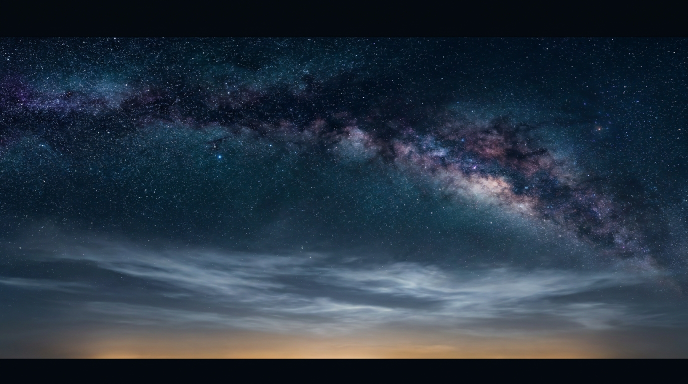
#> input picture src/tex/sky_a.png, 1376 x 768 px, found by its file name (shown at 1/2 size); its folder holds 7 pictures in this run
$ python build_sky.py
#> lines starting #> are read from the running program, lines starting #| are printed output that depends on the picture
"""(v23) THE SKY: a full 360-degree night sky dome + a separate, always-round half moon.

Inputs (Meshy text-to-image, made once, kept in tex/): tex/sky_a.png, tex/sky_b.png (two wide night-sky photos, horizon at the bottom edge),
tex/moon_src.png (a half moon on black).
Outputs: out/glb/sp_sky.glb (inside-out sphere, unlit, radius 480 m), out/sky_moon.png (moon with transparency), out/sky_moonglow.png.

How the panorama is put together (equirectangular, 4096 x 2048, horizon on the middle row):
  - photo A covers the half of the sky behind the building (-z), photo B the half behind the boardwalk (+z); they overlap 16 degrees at
    both joins and cross-fade there, so there is no seam
  - each photo covers elevation 0..72 degrees; above that the sky fades smoothly into a star field drawn for the dome (stars stay round
    right up to the top, no pinching)
  - along the horizon: a soft misty glow fading into the dark below (no painted trees).
"""
import math, os, numpy as np
from PIL import Image, ImageFilter
from glb import *

TEX = '/home/claude/spire/tex/'
OUT = '/home/claude/spire/out/'
W, H = 4096, 2048
rng = np.random.default_rng(11)

def load(name, crop):
#> called with name = 'sky_a.png', crop = (0, 78, 1376, 713)
    im = Image.open(TEX + name).convert('RGB').crop(crop)
    return np.asarray(im).astype(np.float32) / 255.0

A = load('sky_a.png', (0, 78, 1376, 713))
B = load('sky_b.png', (72, 71, 1303, 696))
#> call 2 of load, with name = 'sky_b.png', crop = (72, 71, 1303, 696)
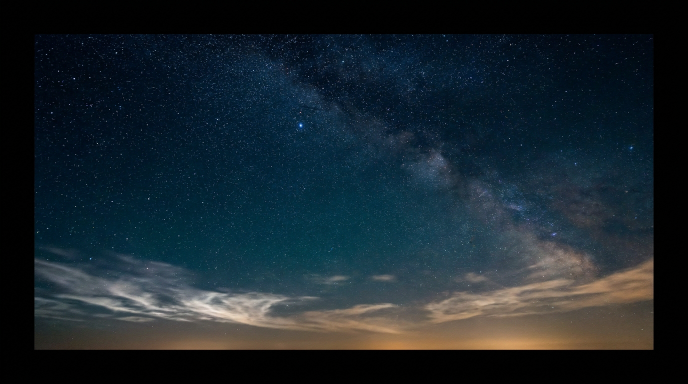
#> input picture src/tex/sky_b.png, 1376 x 768 px, found by its file name (shown at 1/2 size)

def sample(img, u, v):
    """bilinear sample img at normalized u (0..1 left->right), v (0..1 top->bottom); arrays"""
    h, w, _ = img.shape
#> h = 635; w = 1376
    x = np.clip(u * (w - 1), 0, w - 1); y = np.clip(v * (h - 1), 0, h - 1)
    x0 = np.floor(x).astype(int); y0 = np.floor(y).astype(int); x1 = np.minimum(x0 + 1, w - 1); y1 = np.minimum(y0 + 1, h - 1)
#> after `y0 = np.floor(y).astype(int)`:
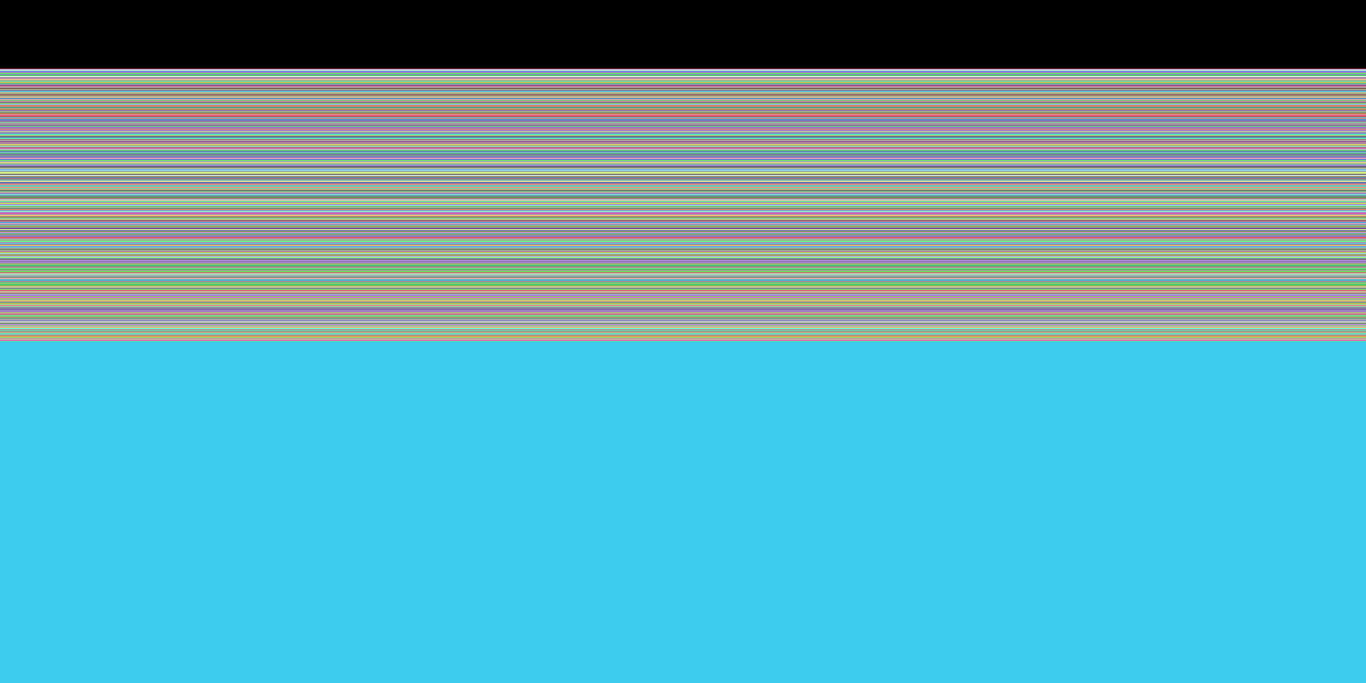
#> y0: shape (2048, 4096) int64 (shown at 1/3 size); 635 distinct labels, from 0 to 634; one colour per label, 0 black
#> after `y1 = np.minimum(y0 + 1, h - 1)`:
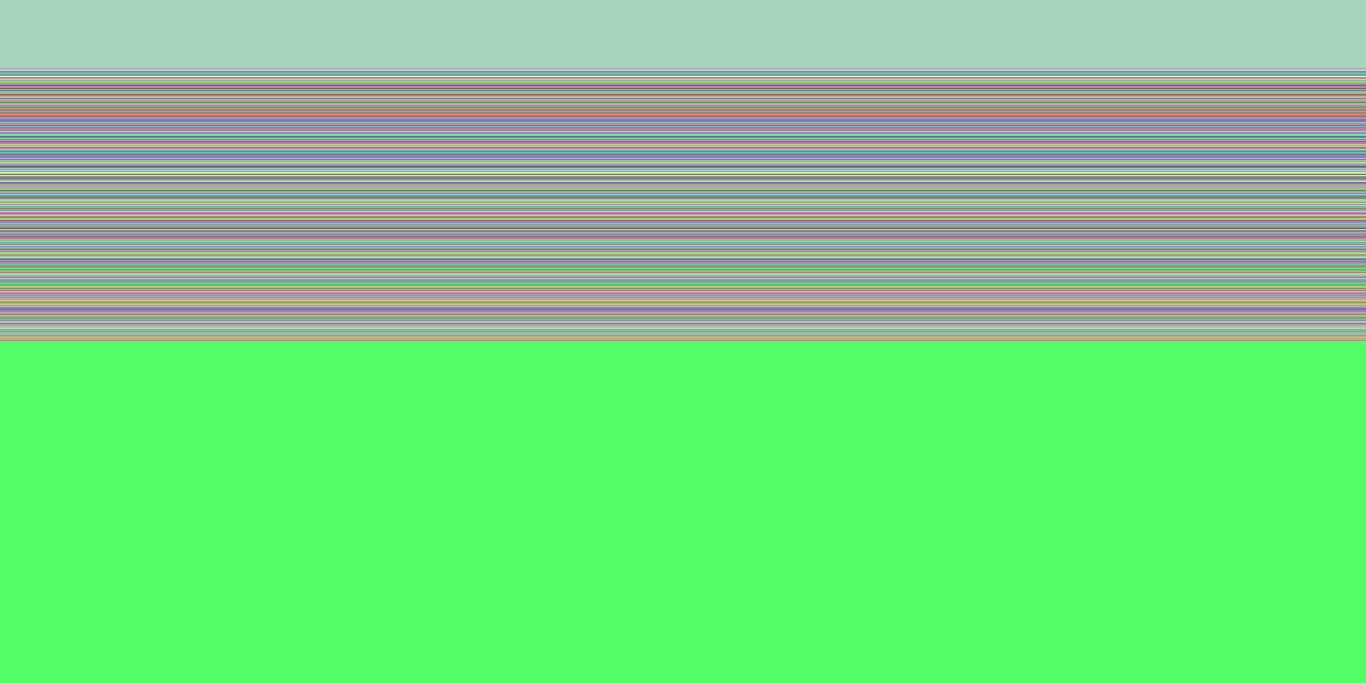
#> y1: shape (2048, 4096) int64 (shown at 1/3 size); 634 distinct labels, from 1 to 634; one colour per label, 0 black
    fx = (x - x0)[..., None]; fy = (y - y0)[..., None]
    return (img[y0, x0] * (1 - fx) * (1 - fy) + img[y0, x1] * fx * (1 - fy) + img[y1, x0] * (1 - fx) * fy + img[y1, x1] * fx * fy)
#> returned value: shape (2048, 4096, 3) float64

# azimuth of every column: 0 deg = -z (behind the building, what you face walking in), increasing clockwise seen from above
cols = np.arange(W); rows = np.arange(H)
az = (cols + 0.5) / W * 360.0                       # 0..360
el = 90.0 - (rows + 0.5) / H * 180.0                # +90 (top) .. -90
AZ, EL = np.meshgrid(az, el)

E_TOP = 72.0                                       # the photos cover 0..E_TOP degrees
OV = 16.0                                          # overlap at the joins
def band(img, a0):
    """img spread over azimuth a0-OV/2 .. a0+180+OV/2; returns colour + weight (cross-fade ramps at both ends)"""
    span = 180.0 + OV
    da = (AZ - (a0 - OV / 2)) % 360.0
    inside = da <= span
    u = da / span; v = 1.0 - np.clip(EL / E_TOP, 0, 1)
    col = sample(img, u, v)
    w = np.clip(np.minimum(da, span - da) / OV, 0, 1) * inside
    return col, w

ca, wa = band(A, 270.0)                            # photo A centred on azimuth 0 (behind the building)
cb, wb = band(B, 90.0)                             # photo B centred on azimuth 180 (behind the boardwalk)
#> in sample (call 2), `y0 = np.floor(y).astype(int)`:
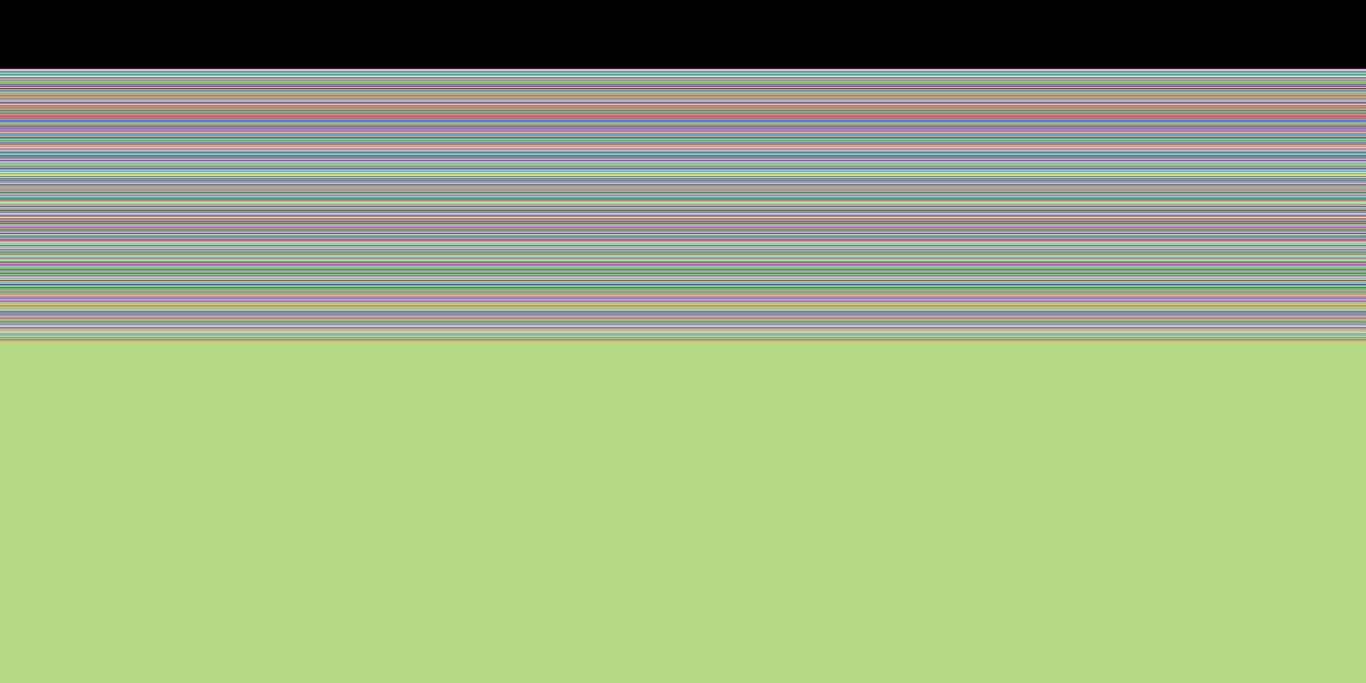
#> y0: shape (2048, 4096) int64 (shown at 1/3 size); 625 distinct labels, from 0 to 624; one colour per label, 0 black
#> in sample (call 2), `y1 = np.minimum(y0 + 1, h - 1)`:
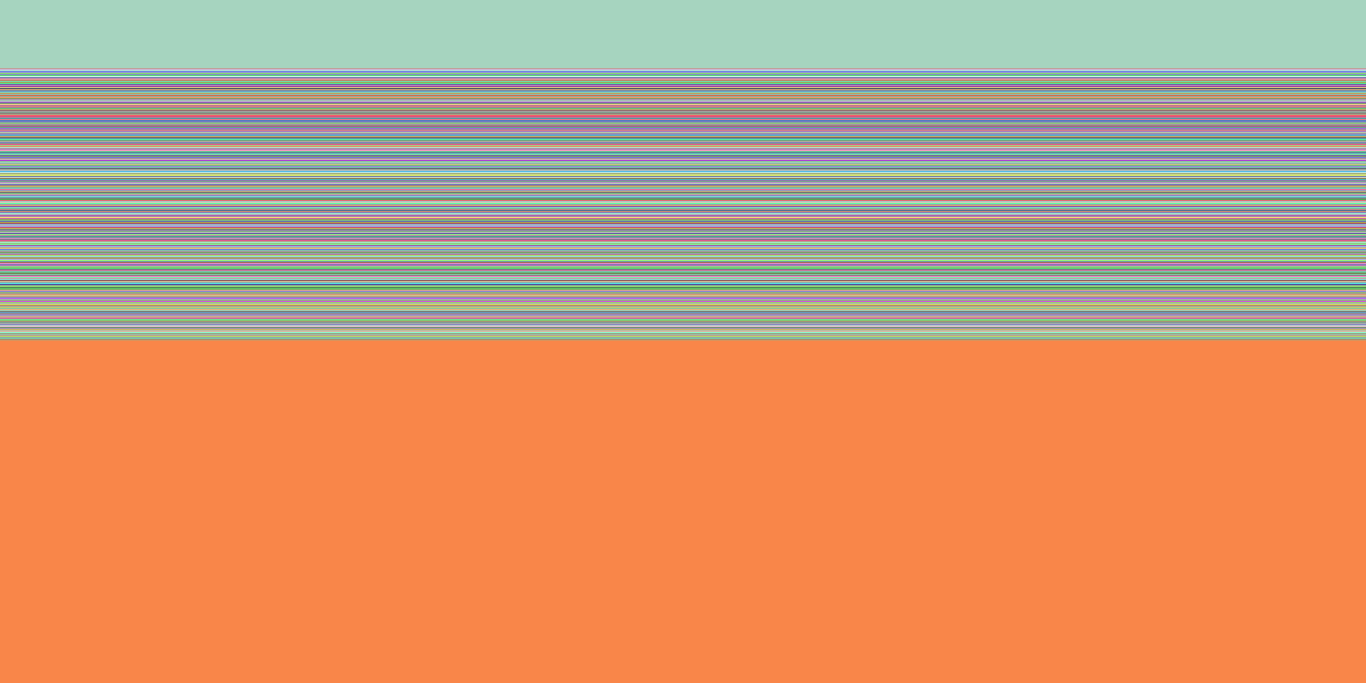
#> y1: shape (2048, 4096) int64 (shown at 1/3 size); 624 distinct labels, from 1 to 624; one colour per label, 0 black
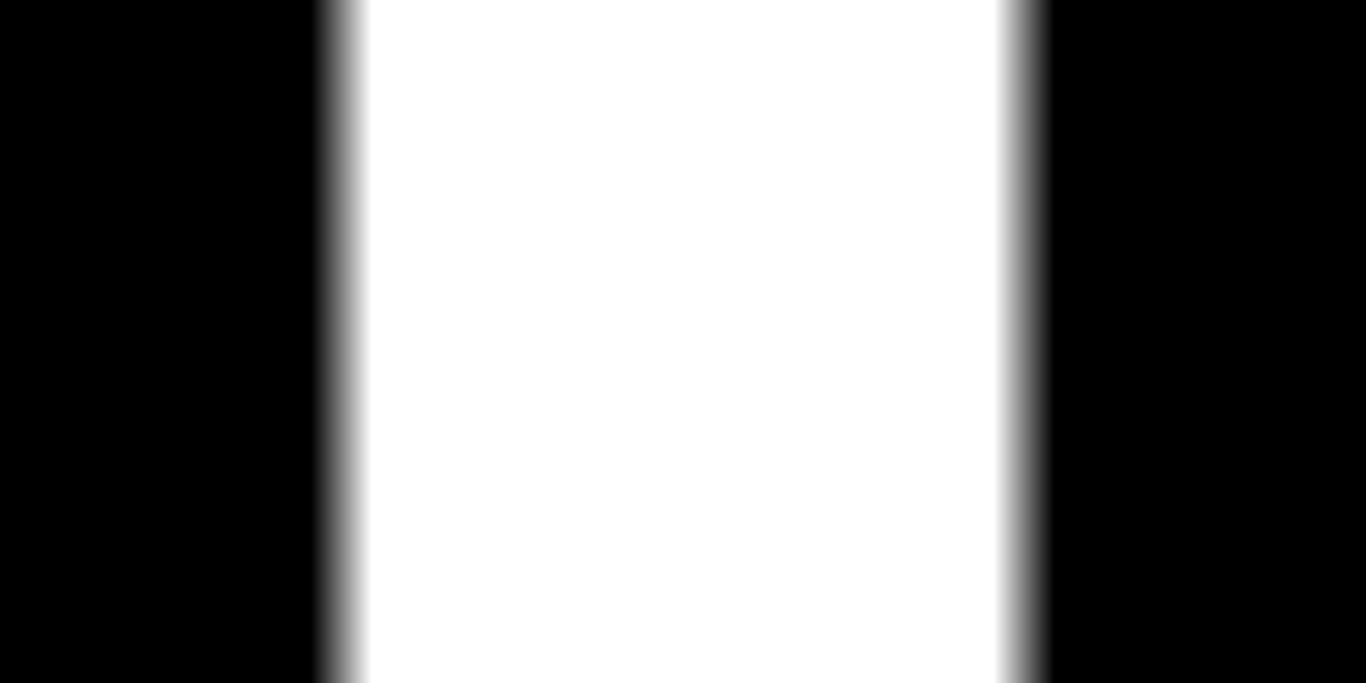
#> wb: shape (2048, 4096) float64 (shown at 1/3 size); min 0, max 1, mean 0.5
ws = wa + wb + 1e-6
#> ws: shape (2048, 4096) float64; every value is 1
#> (the run stopped early here; a loop or call above may not have finished)
